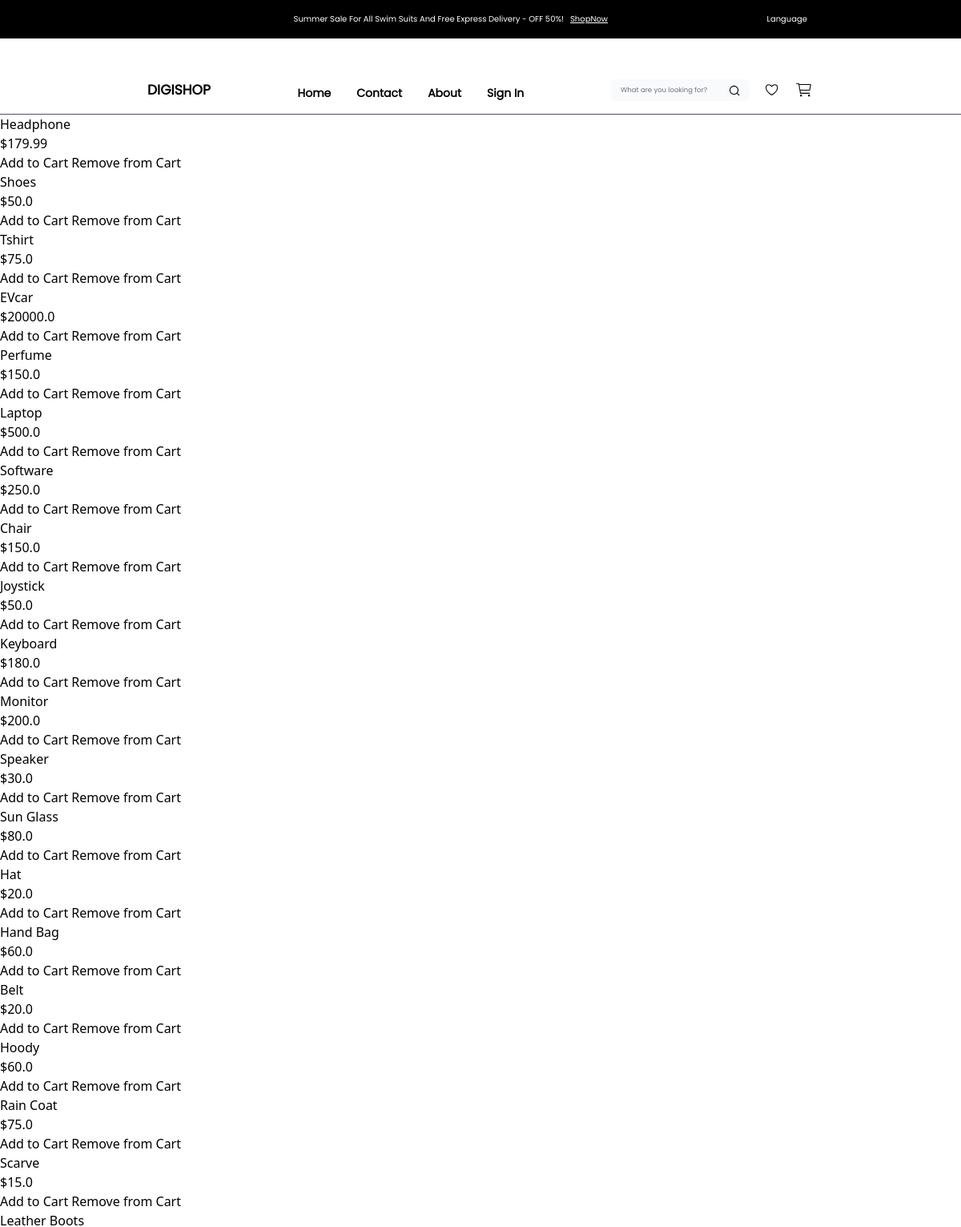
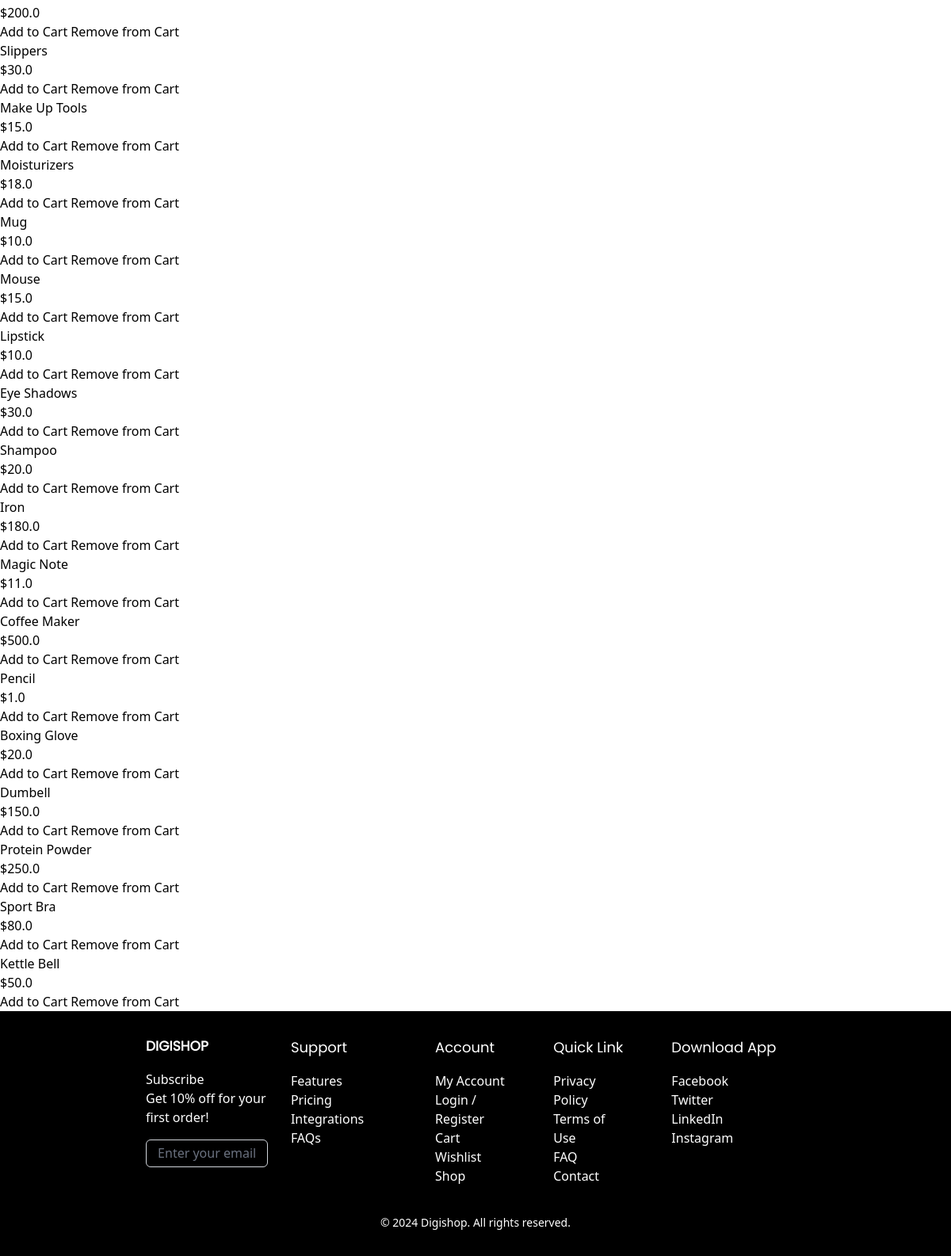
/testtwo/, run on the app's committed database (2 pictures, top to bottom).
### store/models.py (models this page shows, shortened)
class Product(models.Model):
    name = models.CharField(max_length=200)
    price = models.FloatField()
    digital = models.BooleanField(default=False, null=True, blank=True)
    description= models.TextField(null=True, blank=True)
    imageone = models.ImageField(null=True, blank=True)
    imagetwo = models.ImageField(null=True, blank=True)
    imagethree = models.ImageField(null=True, blank=True)
    imagefour = models.ImageField(null=True, blank=True)

### store/views.py (the view)
# urls.py: path('testtwo/', views.testtwo, name="testtwo"),
def testtwo(request):
    data = cartData(request)
    cartItems = data['cartItems']
    order = data['order']
    items = data['items']
    products = Product.objects.all()
    p = Paginator(Product.objects.all(),12)
    page = request.GET.get('page')
    productPagis = p.get_page(page)
    nums = "a" * productPagis.paginator.num_pages
    context = {'products': products, 'cartItems':cartItems,'items': items, 'order':order, 'nums':nums,'productPagis':productPagis}
    if request.headers.get('HX-Request'):
          return render(request, 'store/partials/item_list_content.html', context)
    return render(request, 'store/testtemplates/testtwo.html',context)

### store/utils.py (called while the page is built, shortened)
def cookieCart(request):
    try:
        cart = json.loads(request.COOKIES['cart'])
    except:
        cart = {}
    print('Cart:', cart)
    items=[]
    order= {'get_cart_total':0, 'get_cart_items':0, 'shipping':False}
    cartItems = order['get_cart_items']
    return{'cartItems':cartItems, 'order':order, 'items':items}

def cartData(request):
    if request.user.is_authenticated:
        customer = request.user.customer
        order,created = Order.objects.get_or_create(customer= customer, complete=False)
        items = order.orderitem_set.all()
        cartItems = order.get_cart_items
    else:
        cookieData = cookieCart(request)
        cartItems = cookieData['cartItems']
        order = cookieData['order']
        items = cookieData['items']
    return{'cartItems':cartItems, 'order':order, 'items':items}

### store/templates/store/testtemplates/testtwo.html
{% extends 'store/main.html' %}
{% load component_tags %}
{% load static %}
{% block content %}
{% for product in products %}
<div class="product">
    <h3>{{ product.name }}</h3>
    <p>${{ product.price }}</p>
    <button class="add-to-cart"
            data-hx-post="{% url 'add_to_cart' product.id %}"
            data-hx-target="#cart-count"
            data-hx-swap="innerHTML"
            data-hx-headers='{"X-CSRFToken": "{{ csrf_token }}"}'
            data-action="add"
            hx-vals='{"action": "add"}'
            >
        Add to Cart
    </button>
    <button class="add-to-cart"
            data-hx-post="{% url 'add_to_cart' product.id %}"
            data-hx-target="#cart-count"
            data-hx-swap="innerHTML"
            data-hx-headers='{"X-CSRFToken": "{{ csrf_token }}"}'
            data-action="remove"
            hx-vals='{"action": "remove"}'
            >
        Remove from Cart
    </button>
</div>
{% endfor %}
{% endblock content %}

### data on the page
Product: name "Headphone", price "179.99"
Product: name "Shoes", price "50.0"
Product: name "Tshirt", price "75.0"
Product: name "EVcar", price "20000.0"
Product: name "Perfume", price "150.0"
Product: name "Laptop", price "500.0"
Product: name "Software", price "250.0"
Product: name "Chair", price "150.0"
Product: name "Joystick", price "50.0"
Product: name "Keyboard", price "180.0"
Product: name "Monitor", price "200.0"
Product: name "Speaker", price "30.0"
Product: name "Sun Glass", price "80.0"
Product: name "Hat", price "20.0"
Product: name "Hand Bag", price "60.0"
Product: name "Belt", price "20.0"
Product: name "Hoody", price "60.0"
Product: name "Rain Coat", price "75.0"
Product: name "Scarve", price "15.0"
Product: name "Leather Boots", price "200.0"
Product: name "Slippers", price "30.0"
Product: name "Make Up Tools", price "15.0"
Product: name "Moisturizers", price "18.0"
Product: name "Mug", price "10.0"
Product: name "Mouse", price "15.0"
Product: name "Lipstick", price "10.0"
Product: name "Eye Shadows", price "30.0"
Product: name "Shampoo", price "20.0"
Product: name "Iron", price "180.0"
Product: name "Magic Note", price "11.0"
Product: name "Coffee Maker", price "500.0"
Product: name "Pencil", price "1.0"
Product: name "Boxing Glove", price "20.0"
Product: name "Dumbell", price "150.0"
Product: name "Protein Powder", price "250.0"
Product: name "Sport Bra", price "80.0"
Product: name "Kettle Bell", price "50.0"
